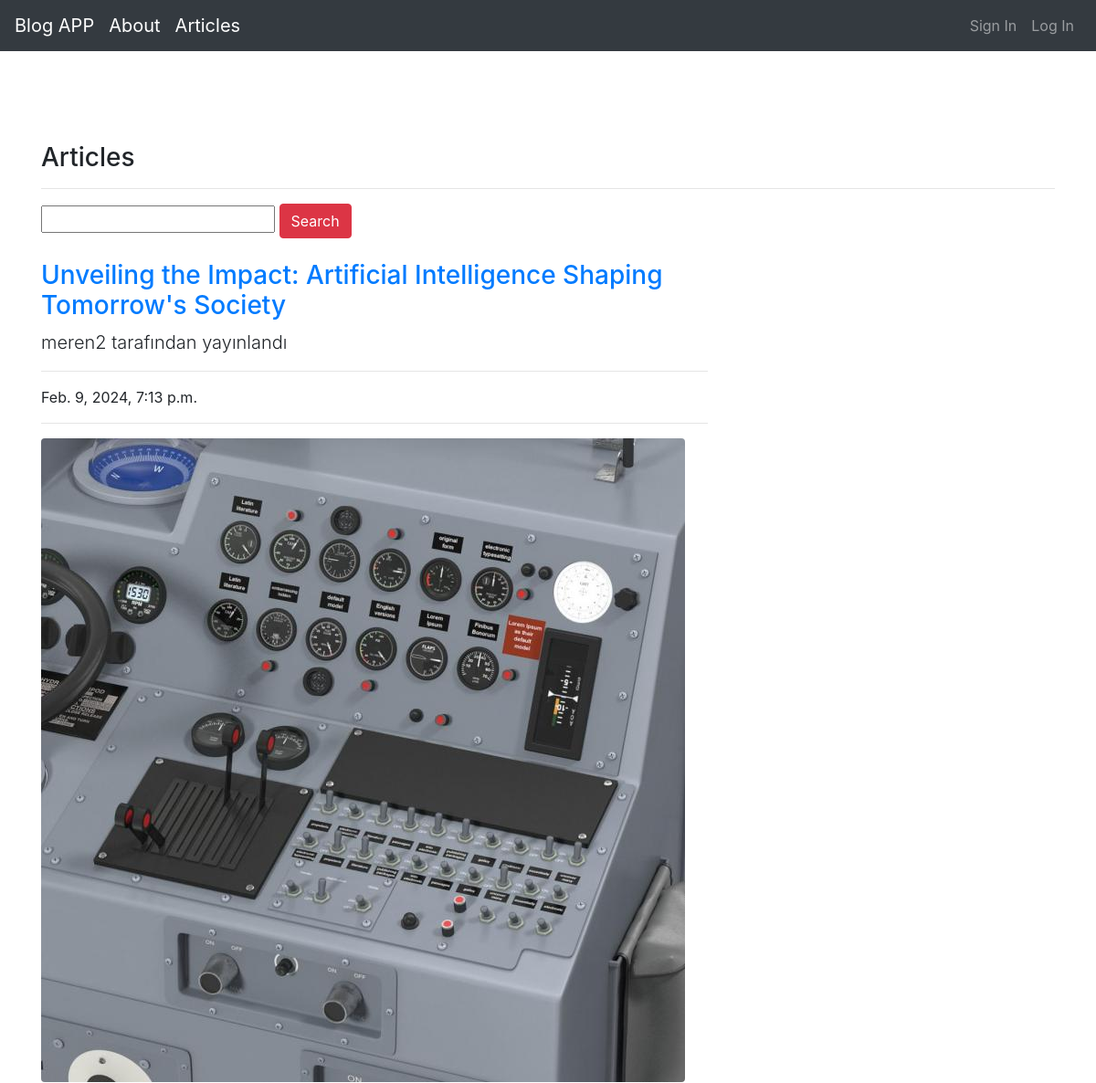
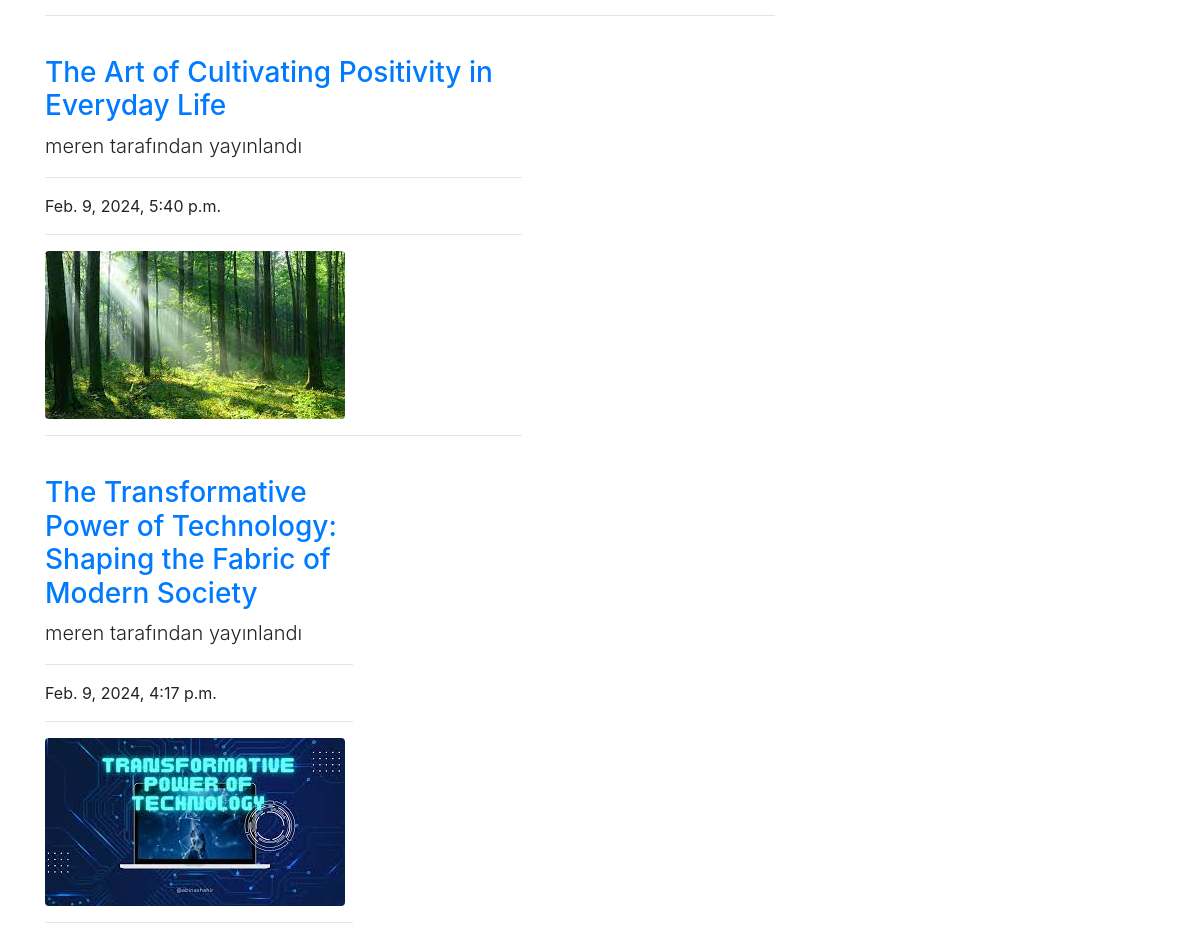
The app's page /articles/ with its own data (2 pictures, top to bottom).
### article/models.py (models this page shows, shortened)
class Article(models.Model):
    author = models.ForeignKey("auth.User",on_delete=models.CASCADE)
    title = models.CharField(max_length=200)
    content = models.TextField()
    created_date = models.DateTimeField(auto_now_add=True)
    article_image = models.FileField(blank=True, null= True, verbose_name="Add file to article")
    class Meta:
        ordering = ['-created_date']

### article/views.py (the view)
# urls.py: path('', views.articles, name="article"),
def articles(request):
    keyword = request.GET.get("keyword")
    if keyword:
        articles = Article.objects.filter(title__contains=keyword)
        return render(request, "articles.html", {"articles": articles})
    articles = Article.objects.all()
    return render(request,"articles.html",{"articles":articles})

### templates/articles.html (shortened to what this page needs)
{% extends "layout.html" %}
{% block body %}
{% load crispy_forms_tags %}
        <h3>Articles</h3>
        <hr>
    <form>
    <input type="text" name="keyword" class="input-sm">
    <button type="submit" class="btn btn-danger">Search</button>
    </form>
    {% if articles %}
        {% for article in articles %}
            <div class="row">
    <div class="col-lg-8">
            <a href="{% url 'article:showdetail' article.id %}"> <h3 class="mt-4">{{article.title}}</h3></a>
      <p class="lead">
        {{article.author.username}} tarafından yayınlandı
      </p>
      <hr>
      <p>{{article.created_date}}</p>
      <hr>
      {% if article.article_image %}
      <a href="{% url 'article:showdetail' article.id  %}"> <img class="img-fluid rounded" src="{{article.article_image.url}}" alt=""></a>
      {% endif %}
      <hr>
    {% endfor %}
    {% else %}
     <div class = "alert alert-danger">No articles</div>
    {% endif %}
{% endblock body %}

### templates/layout.html (shortened to what this page needs)
<!DOCTYPE html>
<html lang="en">
<head>
    <link rel="stylesheet" href="https://maxcdn.bootstrapcdn.com/bootstrap/4.0.0-alpha.6/css/bootstrap.min.css">
</head>
<body>
        {% include "includes/navbar.html" %}
        <div style="margin-top : 100px; margin-bottom: 50px; " class="container">
            {% block body %}
            {% endblock body %}
        </div>
    </body>
</html>

### templates/includes/navbar.html (shortened to what this page needs)
<!DOCTYPE html>
{% load static %}
<html lang="en">
<head>
    <link rel="stylesheet" href="https://stackpath.bootstrapcdn.com/bootstrap/4.5.2/css/bootstrap.min.css">
</head>
<body>
    <nav class="navbar navbar-expand-lg navbar-dark bg-dark">
        <a class="navbar-brand" href="{% url 'index'  %}">Blog APP</a>
        <a class="navbar-brand" href="{% url 'about'  %}">About</a>
        <a class="navbar-brand" href="{% url 'article:article'  %}">Articles</a>
        <div class="collapse navbar-collapse" id="navbarNav">
            <ul class="navbar-nav ml-auto">
                {% if request.user.is_authenticated %}
                    <li class="nav-item active">
                        <a class="nav-link" href="{% url 'article:dashboard'  %}">Dashboard</a>
                    </li>
                    <li class="nav-item">
                        <a class="nav-link" href="{% url 'user:logout'  %}">Log Out</a>
                    </li>
                {% else %}
                    <li class="nav-item">
                        <a class="nav-link" href="{% url 'user:register'  %}">Sign In</a>
                    </li>
                    <li class="nav-item">
                        <a class="nav-link" href="{% url 'user:login'  %}">Log In</a>
                    </li>
                {% endif %}
            </ul>
        </div>
    </nav>
</body>
</html>

### records on screen
Article: title "Unveiling the Impact: Artificial Intelligence Shaping Tomorrow's Society", author.username "meren2", created_date "Feb. 9, 2024, 7:13 p.m.", article_image (picture)
Article: title "The Art of Cultivating Positivity in Everyday Life", author.username "meren", created_date "Feb. 9, 2024, 5:40 p.m.", article_image (picture)
Article: title "The Transformative Power of Technology: Shaping the Fabric of Modern Society", author.username "meren", created_date "Feb. 9, 2024, 4:17 p.m.", article_image (picture)
